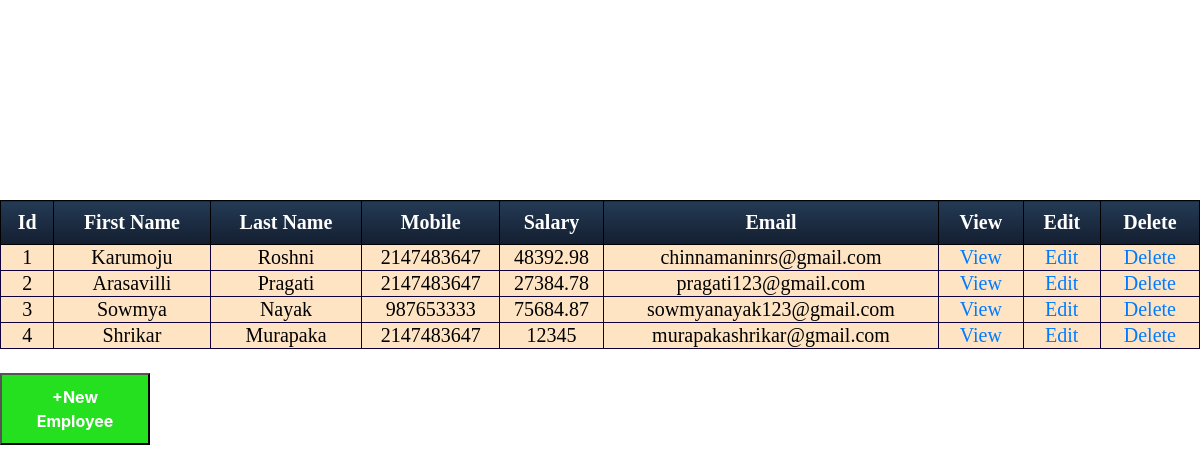
The page / on the database its author committed.
### tables this page shows
CREATE TABLE `emp_data1` (
  `id` int(10) NOT NULL,
  `f_name` varchar(40) NOT NULL,
  `l_name` varchar(40) NOT NULL,
  `emp_mobile` double NOT NULL,
  `emp_salary` double NOT NULL,
  `emp_email` varchar(30) NOT NULL
);

### index.php (the view, shortened to what this page needs)
<html>
    <head>
        <link href="//netdna.bootstrapcdn.com/twitter-bootstrap/2.3.2/css/bootstrap-combined.no-icons.min.css" rel="stylesheet">
        <link href="//netdna.bootstrapcdn.com/font-awesome/3.2.1/css/font-awesome.css" rel="stylesheet">
        <link rel="stylesheet" href="https://pro.fontawesome.com/releases/v5.10.0/css/all.css"/>
        <link rel="stylesheet" href="path/to/bootstrap/css/bootstrap.min.css">
        <link rel="stylesheet" href="path/to/font-awesome/css/font-awesome.min.css">
    </head>
    <body>
        <table id="emp_details">
            <tr>
                <th>Id</th>
                <th>First Name</th>
                <th>Last Name</th>
                <th>Mobile</th>
                <th>Salary</th>
                <th>Email</th>
                <th>View</td>
                <th>Edit</td>
                <th>Delete</td>
            </tr>
           <?php
                include("connection.php");
                $sqli="SELECT * FROM emp_data1";
                $result= mysqli_query($conn,$sqli);
                while($row = mysqli_fetch_assoc($result))
                {
                    $id= $row['id'];
                    echo '<tr>';
                    echo '<td>'.$row['id'].'</td>';
                    echo '<td>'.$row['f_name'].'</td>';
                    echo '<td>'.$row['l_name'].'</td>';
                    echo '<td>'.$row['emp_mobile'].'</td>';
                    echo '<td>'.$row['emp_salary'].'</td>';
                    echo '<td>'.$row['emp_email'].'</td>';
                    echo "<td><a href='view.php?id=$id'><i class='icon-eye-open'></i>View</a></td>";
                    echo "<td><a href='edit.php?id=$id'><i class='icon-pencil'></i>Edit</a></td>";
                    echo "<td><a href='delete.php?id=$id'><i class='icon-trash'></i>Delete</td>";
                    echo '</tr>';
                }
           ?>
        </table>
        <br>
       <div>
         <form action="new_emp.php">
           <button type="submit" name="" >+New Employee</button>
         </form>
       </div>
    </body>
</html>

### connection.php (shortened to what this page needs)
<html>
<body>
<body>
</html>

### index.php (style rules this page uses)
body { background-color:white; }
button { margin:0 auto; background-color: rgb(36, 224, 30); padding:10px; width:150px; color:white; font-weight: bold; }
table { border-collapse: collapse; position:center center; background-attachment: fixed; background-size: cover; width: 100%; color: #588c7e; font-family: 'Times New Roman', Times, serif; font-size: 20px; text-align: center; border:1px solid black; margin-top: 200px; }
th { background: #141E30; background: -webkit-linear-gradient(to bottom, #243B55, #141E30); background: linear-gradient(to bottom, #243B55, #141E30); color: white; padding:10px; border:1px solid black; }
td { background-color: bisque; border:1px solid rgb(13, 0, 61); color:black; }

### rows shown on the page
emp_data1: id "1", f_name "Karumoju", l_name "Roshni", emp_mobile "2147483647", emp_salary "48392.98", emp_email "chinnamaninrs@gmail.com"
emp_data1: id "2", f_name "Arasavilli", l_name "Pragati", emp_mobile "2147483647", emp_salary "27384.78", emp_email "pragati123@gmail.com"
emp_data1: id "3", f_name "Sowmya", l_name "Nayak", emp_mobile "987653333", emp_salary "75684.87", emp_email "sowmyanayak123@gmail.com"
emp_data1: id "4", f_name "Shrikar", l_name "Murapaka", emp_mobile "2147483647", emp_salary "12345", emp_email "murapakashrikar@gmail.com"
